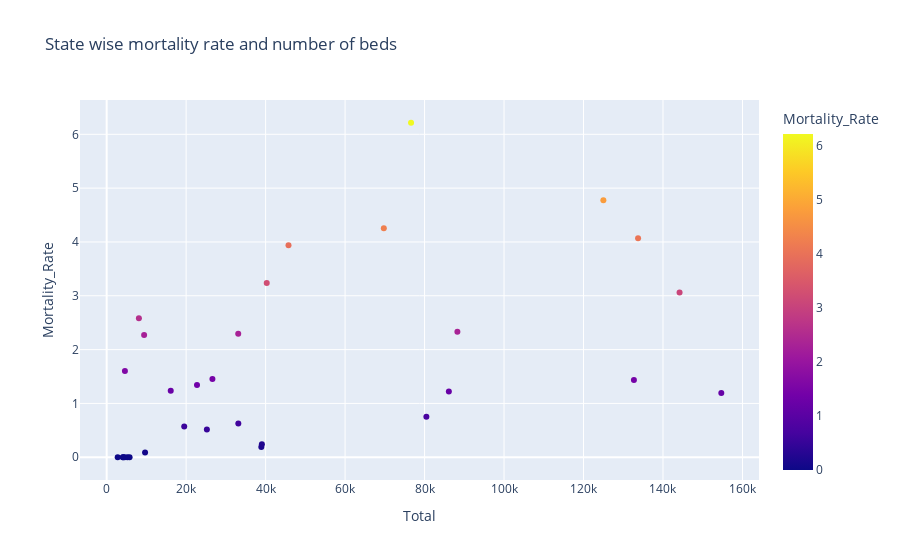

Notebook code for this chart:
### Code cell
fig = px.scatter(df_cases_beds_map, x = 'Total', y = 'Mortality_Rate', hover_name= 'State/UnionTerritory',color= 'Mortality_Rate', title='State wise mortality rate and number of beds')
fig.show()

### Figure 1 — Plotly figure (JSON) as saved in the notebook; plotly's stock layout.template omitted (floating-point values rounded to 4 significant figures)
{"data": [{"hoverlabel": {"namelength": 0}, "hovertemplate": "<b>%{hovertext}</b><br><br>Total=%{x}<br>Mortality_Rate=%{marker.color}", "hovertext": ["Andaman and Nicobar Islands", "Andhra Pradesh", "Arunachal Pradesh", "Assam", "Bihar", "Chandigarh", "Chhattisgarh", "Dadra and Nagar Haveli and Daman and Diu", "Delhi", "Goa", "Gujarat", "Haryana", "Himachal Pradesh", "Jammu and Kashmir", "Jharkhand", "Karnataka", "Kerala", "Ladakh", "Madhya Pradesh", "Maharashtra", "Manipur", "Meghalaya", "Mizoram", "Nagaland", "Odisha", "Puducherry", "Punjab", "Rajasthan", "Sikkim", "Tamil Nadu", "Telangana", "Tripura", "Uttarakhand", "Uttar Pradesh", "West Bengal", "Cases being reassigned to states"], "legendgroup": "", "marker": {"color": [0, 1.224, 0, 0.1884, 0.6263, 1.604, 0.5139, 0, 3.94, 0, 6.215, 1.454, 1.345, 1.278, 0.5729, 1.435, 0.7516, 0.1456, 4.253, 4.772, 0, 2.273, 0, 0, 0.2438, 2.583, 2.296, 2.331, 0, 1.194, 3.235, 0.08658, 1.237, 3.063, 4.068, 0], "coloraxis": "coloraxis", "symbol": "circle"}, "mode": "markers", "name": "", "showlegend": false, "type": "scatter", "x": [null, 86110, 5218, 38916, 33133, 4592, 25213, null, 45760, 5770, 76597, 26615, 22732, null, 19516, 132682, 80456, null, 69744, 124995, 4160, 9421, 4508, 4058, 39058, 8111, 33105, 88259, 2777, 154673, 40280, 9667, 16123, 144172, 133731, null], "xaxis": "x", "y": [0, 1.224, 0, 0.1884, 0.6263, 1.604, 0.5139, 0, 3.94, 0, 6.215, 1.454, 1.345, 1.278, 0.5729, 1.435, 0.7516, 0.1456, 4.253, 4.772, 0, 2.273, 0, 0, 0.2438, 2.583, 2.296, 2.331, 0, 1.194, 3.235, 0.08658, 1.237, 3.063, 4.068, 0], "yaxis": "y"}], "layout": {"coloraxis": {"colorbar": {"title": {"text": "Mortality_Rate"}}, "colorscale": [[0, "#0d0887"], [0.1111, "#46039f"], [0.2222, "#7201a8"], [0.3333, "#9c179e"], [0.4444, "#bd3786"], [0.5556, "#d8576b"], [0.6667, "#ed7953"], [0.7778, "#fb9f3a"], [0.8889, "#fdca26"], [1, "#f0f921"]]}, "legend": {"tracegroupgap": 0}, "title": {"text": "State wise mortality rate and number of beds"}, "xaxis": {"anchor": "y", "domain": [0, 1], "title": {"text": "Total"}}, "yaxis": {"anchor": "x", "domain": [0, 1], "title": {"text": "Mortality_Rate"}}}}
